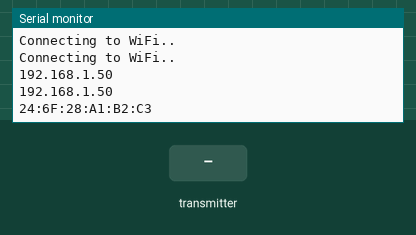
A sketch run on a simulated ESP32. Shown: the last lines printed to the serial monitor. The test bench sets the inputs (shaded band). WiFi joins after 1.5 s; servers stay silent unless stated; storage starts empty.

Above: at 3.2 s.
3.3 s: the transmitter starts sending id = 0
At 3.63 s:
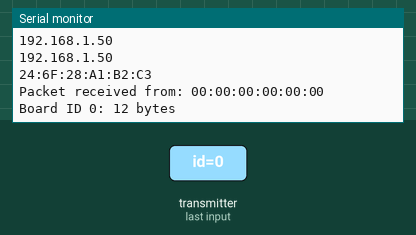
4.8 s: the transmitter starts sending id = 1
At 5.13 s:
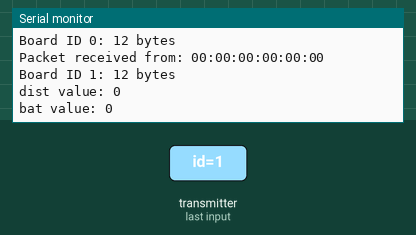
6.3 s: the transmitter starts sending value = 1024
7.8 s: the transmitter starts sending battery = 25
At 8.63 s:
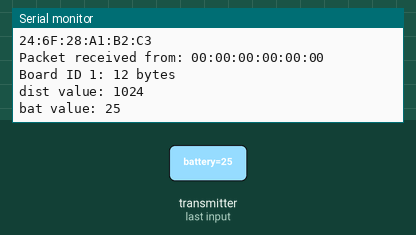
9.3 s: the transmitter starts sending value = 2048
10.8 s: the transmitter starts sending battery = 50
At 11.13 s:
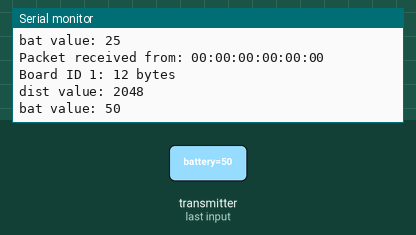
Timing chart, 0 to 13.3 s (numbered marks = the images above; inputs shaded):
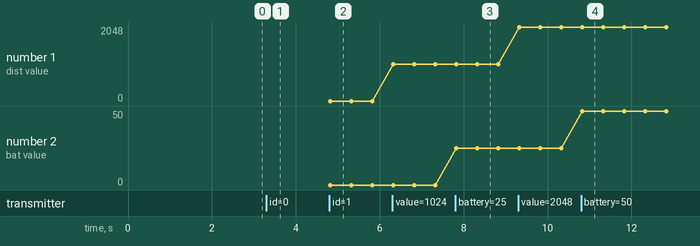

The sketch:

esp32Dashboard.ino
```cpp
#include <WiFi.h>
#include <esp_now.h>
#include <ESPAsyncWebServer.h>
#include <SPIFFS.h>
#include <ESPmDNS.h>

const unsigned long MEASURE_TIMEOUT = 25000UL; // 25ms = ~8m à 340m/s
const float SOUND_SPEED = 340.0 / 1000;

IPAddress local_IP(192, 168, 1, 79);
IPAddress gateway(192, 168, 1, 254);
IPAddress subnet(255, 255, 255, 0);

const char* ssid = "UFI-SPRINT";
const char* password = "SvCn5%pE92@GvL";

AsyncWebServer server(80);

typedef struct struct_message {
  int id;
  int value;
  int battery;
} struct_message;
struct_message board1;
struct_message board2;
struct_message board3;
struct_message board4;
struct_message boardsStruct[4]= {board1, board2,board3,board4};

void OnDataRecv(const uint8_t* mac_addr, const uint8_t* incomingData, int len) {
  char macStr[18];
  snprintf(macStr, sizeof(macStr), "%02x:%02x:%02x:%02x:%02x:%02x",
           mac_addr[0], mac_addr[1], mac_addr[2], mac_addr[3], mac_addr[4], mac_addr[5]);
  Serial.print("Packet received from: ");
  Serial.println(macStr);

  struct_message receivedData;
  memcpy(&receivedData, incomingData, sizeof(receivedData));
  Serial.printf("Board ID %u: %u bytes\n", receivedData.id, len);

  if (receivedData.id >= 1 && receivedData.id <= 4) {
    boardsStruct[receivedData.id - 1].value = receivedData.value;
    boardsStruct[receivedData.id - 1].battery = receivedData.battery;
    Serial.printf("dist value: %d \n", boardsStruct[receivedData.id - 1].value);
    Serial.printf("bat value: %d \n", boardsStruct[receivedData.id - 1].battery);
    Serial.println();
  }
}

void setup() {
  Serial.begin(115200);

  WiFi.mode(WIFI_STA);
  if (!SPIFFS.begin()) {
    Serial.println("An Error has occurred while mounting SPIFFS");
    return;
  }

  if (!WiFi.config(local_IP, gateway, subnet)) {
    Serial.println("STA Failed to configure");
  }

  WiFi.begin(ssid, password);
  while (WiFi.status() != WL_CONNECTED) {
    delay(1000);
    Serial.println("Connecting to WiFi..");
  }

  if (!MDNS.begin("dashboard")) {
    Serial.println("Error starting mDNS");
    return;
  }

  if (esp_now_init() != ESP_OK) {
    Serial.println("Erreur d'initialisation ESP-NOW");
    return;
  }

  Serial.println(WiFi.localIP());
  esp_now_register_recv_cb(OnDataRecv);
  /* on initialise dans le serveur que la racine est asupppr.html*/
  server.on("/", HTTP_GET, [](AsyncWebServerRequest* request) {
    request->send(SPIFFS, "/base.html");
  });
  /*lorsque l'on met adresseip/admin, on accède */
  server.on("/admin", HTTP_GET, [](AsyncWebServerRequest* request) {
    request->send(SPIFFS, "/admin.html");
  });

  server.on("/invite", HTTP_GET, [](AsyncWebServerRequest* request) {
    request->send(SPIFFS, "/invite.html");
  });

  for (int i = 1; i <= 4; i++) {
    String distPath = "/dist" + String(i);
    String batPath = "/bat" + String(i);
    /*Dans la mémoire de la carte on enregistre les données de la distance et de la batterie sous forme de texte
    ex: /bat1 /dist1
    */
    server.on(distPath.c_str(), HTTP_GET, [i](AsyncWebServerRequest* request) {
      request->send_P(200, "text/plain", String(boardsStruct[i - 1].value).c_str());
    });

    server.on(batPath.c_str(), HTTP_GET, [i](AsyncWebServerRequest* request) {
      request->send_P(200, "text/plain", String(boardsStruct[i - 1].battery).c_str());
    });
  }

  server.begin();
}

void loop() {
  Serial.println(WiFi.localIP());
  Serial.println(WiFi.macAddress());
  Serial.println("");
  delay(2000);
}
```

Measured:
- after the input at 3.3 s, the serial monitor: prints a new line at once (image 1)
- after the input at 4.8 s, the serial monitor: prints a new line at once (image 2)
- after the input at 7.8 s, the serial monitor: prints a new line at once (image 3)
- after the input at 10.8 s, the serial monitor: prints a new line at once (image 4)
- plotted number 1: 0 → 1024 after the input at 6.3 s, 1024 → 2048 after the input at 9.3 s
- plotted number 2: 0 → 25 after the input at 7.8 s, 25 → 50 after the input at 10.8 s
